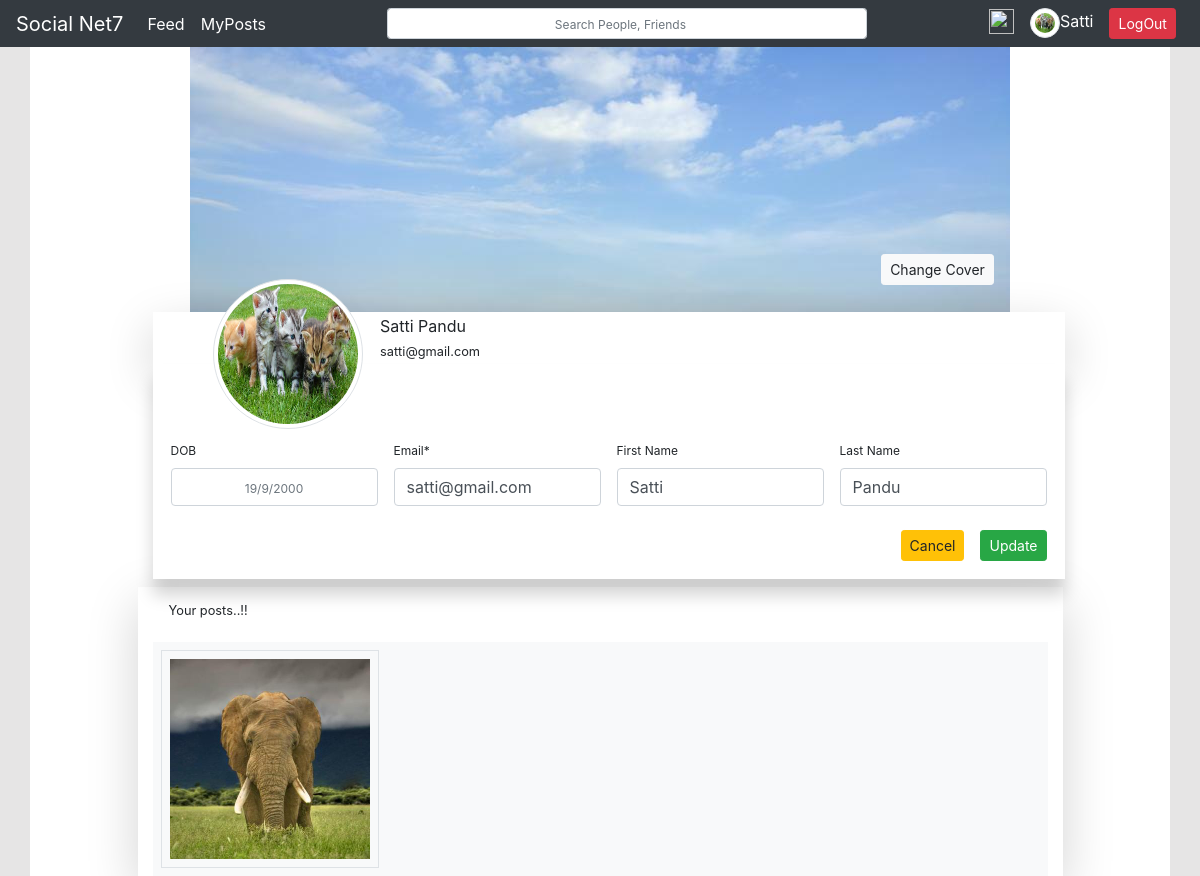
Page /profile/ (signed in) on the earlier database version.
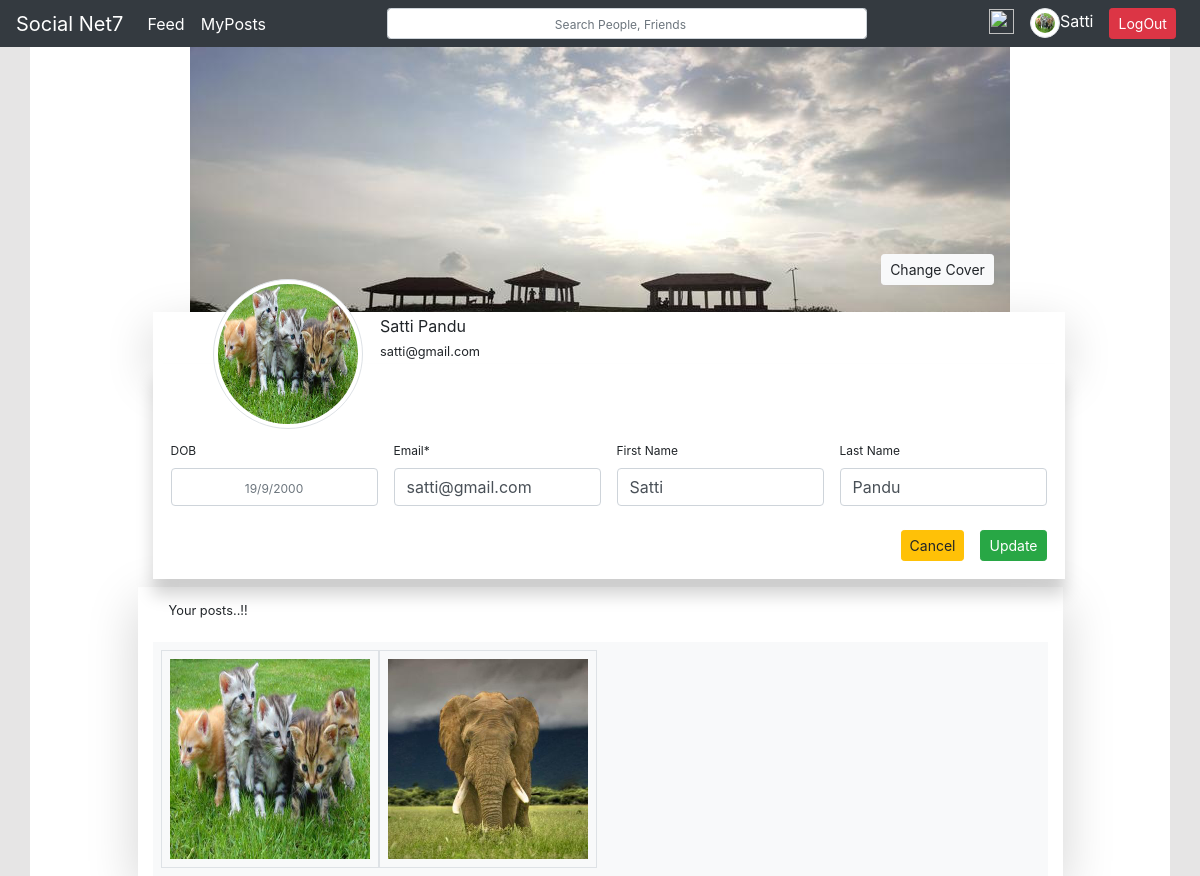
Same page on the later database version.
### users/models.py (models this page shows, shortened)
class SnetUser(AbstractUser):
	username = None
	email = models.EmailField(_('email address'), unique=True)
	signup_date = models.DateTimeField(auto_now_add=True)
	USERNAME_FIELD = 'email'
	REQUIRED_FIELDS = []
	objects = CustomUserManager()
	def fname_empty(self):
		if self.first_name == '':
			return True
		else:
			return False
	def friend_request(self):
		return Friends.objects.filter(freq_accp_id=self.id).filter(friends='No')

class UserCover(models.Model):
	cover_photo = models.ImageField(default='Cover_default.jpg', upload_to=cover_photo_directory)
	user = models.OneToOneField(SnetUser, on_delete=models.CASCADE)

class Profile(models.Model):
	image = models.ImageField(default='default_avatar_profile.jpg', upload_to=profile_img_directory)
	user = models.OneToOneField(SnetUser, on_delete=models.CASCADE)
	dob = models.DateField(null=True, blank=True)

### feed/models.py (models this page shows, shortened)
class Feed(models.Model):
	post_info = models.CharField(max_length=255, blank=True)
	date = models.DateTimeField(auto_now_add=True)
	image = models.ImageField(upload_to=feed_data_directory, blank=True, null=True)
	video = models.FileField(upload_to=feed_data_directory, blank=True, null=True)
	user = models.ForeignKey(SnetUser, on_delete=models.CASCADE)
	class Meta:
		ordering = ['-date']

### users/views.py (the view)
# urls.py: path('profile/', user_views.profile, name='profile'),
@login_required
def profile(request):
	if request.method == 'POST':
		data = {'success':'success'}
		profile_form = ProfileUpdateForm(request.POST, request.FILES, instance=request.user.profile)
		user_form = UserUpdateForm(request.POST, instance=request.user)
		print(request.POST)
		if request.POST.get('email'):
			if user_form.is_valid():
				obj = user_form.save()
				data.update({'title':f'{obj.first_name} {obj.last_name}'})
				return JsonResponse(data)
		if profile_form.is_valid():
			obj = profile_form.save()
			return JsonResponse(data)
	else:
		profile_form = ProfileUpdateForm(instance=request.user.profile)
		user_form = UserUpdateForm(instance=request.user)
		cover_form = CoverPhotoForm(instance=request.user.usercover)
		user_images = Feed.objects.filter(user=request.user)
	return render(request, 'users/profile.html', locals())

### users/forms.py
class ProfileUpdateForm(forms.ModelForm):
	dob = forms.DateField(label='DOB', input_formats=['%d/%m/%Y'], required=False, widget=forms.TextInput(attrs={
		'id':'datepicker', 'class':'form-control', 'placeholder':'19/9/2000',
		}))
	image = forms.ImageField(widget=forms.FileInput(attrs={'class':'form-control'}))
	class Meta:
		model = Profile
		fields = ['image', 'dob']

class UserUpdateForm(forms.ModelForm):
	first_name = forms.CharField(required=False, widget=forms.TextInput(attrs=({'class':'form-control'})))
	last_name = forms.CharField(required=False, widget=forms.TextInput(attrs=({'class':'form-control'})))
	email = forms.EmailField(widget=forms.TextInput(attrs=({'class':'form-control'})))
	class Meta:
		model = SnetUser
		fields = ['email', 'first_name', 'last_name']

### users/templates/users/profile.html (shortened to what this page needs)
{% extends 'users/base.html' %}
{% load crispy_forms_tags %}
{% load static %}
{% block body %}
<div class="container">
	<div class="container wrapper_container col-md-10">
		<div id="cover_photo_div">
			<form class='cover_pic_form' method="post" action="{% url 'cover_pic' %}" enctype='multipart/form-data'>
				<div class="cover-img-disp-blc text-center">
					<img id='cover_photo_img' src="{{request.user.usercover.cover_photo.url}}">
				</div>
				<div class="text-center" id='over-cover-img-disp-blc'>
					<button id="cover-chng-btn" class="btn btn-sm btn-light">Change Cover</button>
				</div>
			</form>
		</div>
		<div id="profile-image-container">
			<img id='profile_image' class="img-thumbnail rounded-circle" src="{{request.user.profile.image.url}}">
		</div>
		<div class="row rower" id='second_part_div_prof'>
			<div class="col-md-6">
				<div class="offset-1">
					<div class="col-sm-8" id='prof_nam_detail'>
						<div>
							{% if request.user.fname_empty %}
								<span id='title'>{{request.user.truncate|title}}</span>
							{% else %}
								<span id='title'>{{request.user.first_name}} {{request.user.last_name}}</span>
							{% endif %}
						</div>
						<span class="small">{{request.user.email}}</span>
					</div>
				</div>
			</div>
			<div class="col-md-6">
			</div>
		</div>
		<div class="profile-user-form">
			<div class="d-flex flex-row">
				<form id="profile_user_form" method="post" enctype="multipart/form-data">
					<div class="p-2">
						<label for='datepicker' class="prof_det_label">DOB</label>
						{{profile_form.dob}}
					</div>
				</form>
				<form id='profile_user_data_form' method="post" data-url='{% url "profile" %}'>
					<div class="d-flex flex-row">
						<div class="p-2">
							<label for='id_email' class="prof_det_label">Email*</label>
							{{user_form.email}}
						</div>
						<div class="p-2">
							<label for="id_first_name" class="prof_det_label">First Name</label>
							{{user_form.first_name}}
						</div>
						<div class="p-2">
							<label for="id_last_name" class="prof_det_label">Last Name</label>
							{{user_form.last_name}}
						</div>
					</div>
					<div class="d-flex flex-row-reverse">
						<div class="p-2 mt-2 bd-highlight-">
							<input id='prof_sub_btn' class="btn btn-sm btn-success" type="submit" name="submit" value="Update">
						</div>
						<div class="p-2 mt-2 bd-highlight">
							<a class="btn btn-sm btn-warning" href="{% url 'profile' %}">Cancel</a>
						</div>
					</div>
				</form>
			</div>
		</div>
	</div>
	<div class="container shadow-lg col-md-10" id="profile_posts_container">
		<div class="d-flex p-3">
			<h3 class="small">Your posts..!!</h3>
		</div>
		<div class="d-flex flex-wrap bg-light p-2">
			{% for feed_item in user_images %}
				{% if feed_item.image %}
					<div class="p-2 border">
						<img class="profile_image_flex" src="{{feed_item.image.url}}">
					</div>
				{% endif %}
			{% endfor %}
		</div>
	</div>
</div>
{% endblock body %}

### users/templates/users/base.html (shortened to what this page needs)
{% load static %}
<!DOCTYPE html>
<html>
<head>
	<link rel="stylesheet" href="https://stackpath.bootstrapcdn.com/bootstrap/4.4.1/css/bootstrap.min.css">
	<link rel="stylesheet" href="//code.jquery.com/ui/1.12.1/themes/base/jquery-ui.css">
	<link rel="stylesheet" type="text/css" href="{% static 'main.css' %}">
</head>
<body class='poorthi_sarirammu'>
	<div>
		<nav class="navbar navbar-expand-md navbar-dark bg-dark pt-0 pb-0">
		 	<a class="navbar-brand" href="{% url 'feed:feed' %}">Social Net7</a>
			<div class="collapse navbar-collapse" id="navbarText">
			{% if user.is_authenticated %}
			    <ul class="navbar-nav mr-auto">
			      <li class="nav-item active">
			        <a class="nav-link text-white" href="{% url 'feed:feed' %}">Feed</a>
			      </li>
			      <li class="nav-item">
			        <a class="nav-link text-white" href="{% url 'feed:myposts' request.user.id %}">MyPosts</a>
			      </li>
			    </ul>
			    <ul class="navbar-nav mx-auto">
					<li class="nav-item">
					    <form id="search_form" method="post" data_url="{% url 'search' %}">
						    <div id='nav_search' class="input-group-sm">
						      	<input id='ip_nav_search'  type="search" class="form-control" name="search" placeholder="Search People, Friends" aria-label="Search" autocomplete="off">
						    </div>
					    </form>
					</li>
			    </ul>
			    <ul class="navbar-nav ml-auto">
			    	<li class="nav-item">
			    		{% if request.user.friend_request.count == 0 %}
			    			<a class="nav-link text-white" href="{% url 'friend_req_received' %}"><img class="heart" src="{% static 'components/empty_heart.png' %}"></a>
			    		{% else %}
			    			<a class="nav-link text-white" href="{% url 'friend_req_received' %}"><img class="heart" src="{% static 'components/filled_love.png' %}"></a>
			    		{% endif %}
			    	</li>
			    	<li class="nav-item">
		    			{% if request.user.fname_empty %}
		    			<div class="dropdown">
		    				<a class="nav-link text-white" href="{% url 'profile' %}" id="dropdownMenuLink" data-toggle="dropdown" aria-haspopup="true" aria-expanded="false">
				    			<img class="img-thumbnail navbar-profile-image rounded-circle" src="{{request.user.profile.image.url}}"><span class="small">{{request.user.truncate|title}}</span></a>
							</a>
				    		<div class="dropdown-menu" aria-labelledby="dropdownMenuButton">
				    			<a class="dropdown-item small" href="{% url 'profile' %}">Profile</a>
				    			<a class="dropdown-item small" href="{% url 'pchange' %}">Password Change</a>
			    			</div>
		    			</div>
		    			{% else %}
		    			<div class="dropdown">
		    				<a class="nav-link text-white" href="{% url 'profile' %}" id="dropdownMenuLink" data-toggle="dropdown" aria-haspopup="true" aria-expanded="false">
			    				<img class="img-thumbnail navbar-profile-image rounded-circle" src="{{request.user.profile.image.url}}">{{request.user.first_name|title}}</a>
		    			</div>
		    			{% endif %}
				    </li>
				    <li class="navbar-nav ml-auto">
				    	<a class="nav-link text-white" href="{% url 'logout' %}"><span class="btn btn-sm btn-danger">LogOut</span></a>
				    </li>
			    </ul>
			   {% endif %}
			</div>
		</nav>
	</div>
	<div class="sharirammu">
		{% block body %}
		{% endblock body %}
	</div>
</body>
</html>

Differences in the rows shown:
changed SnetUser "Satti": user.usercover.cover_photo: a different picture
added Feed: image (picture)
